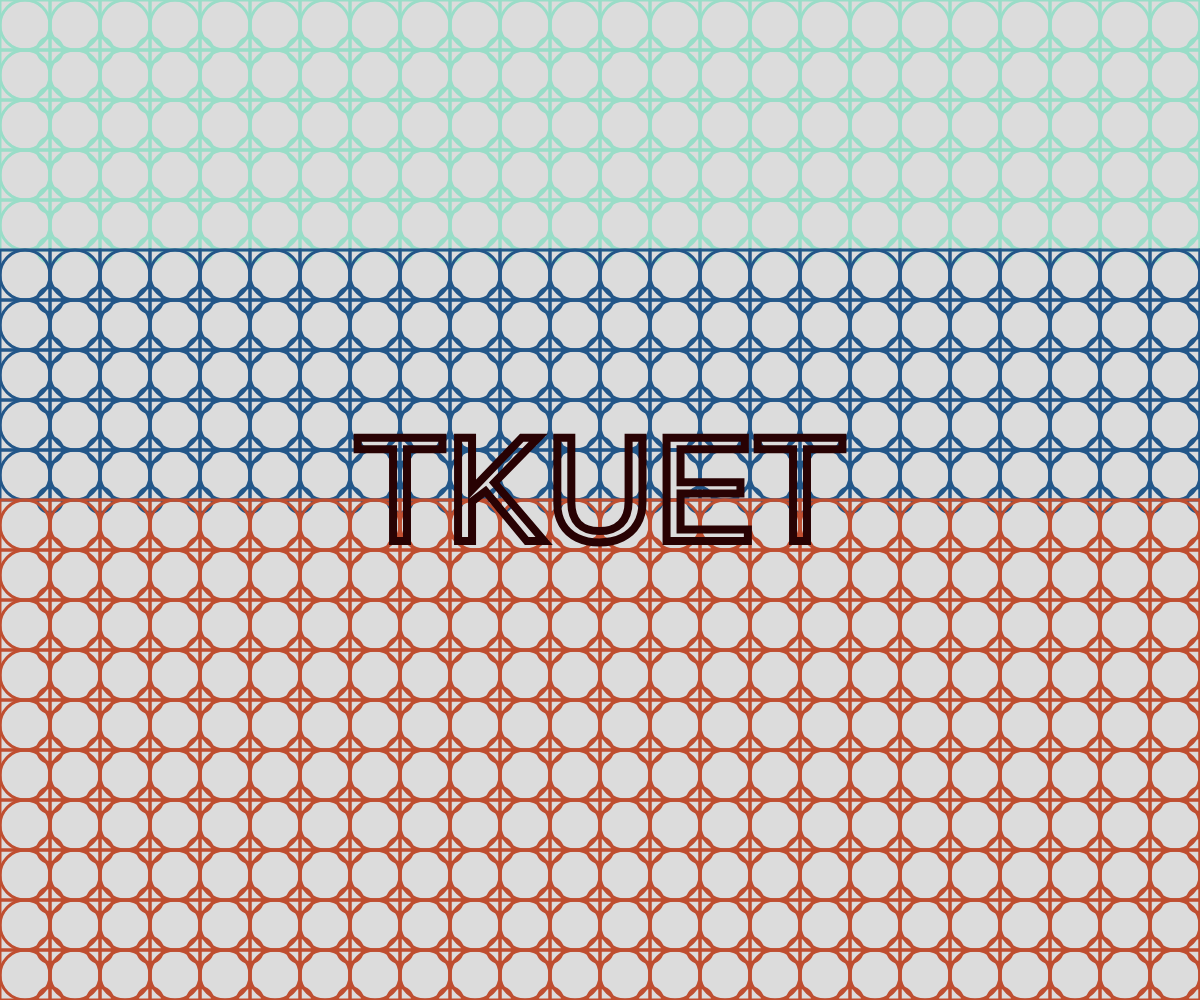
Frame 1 (no input)
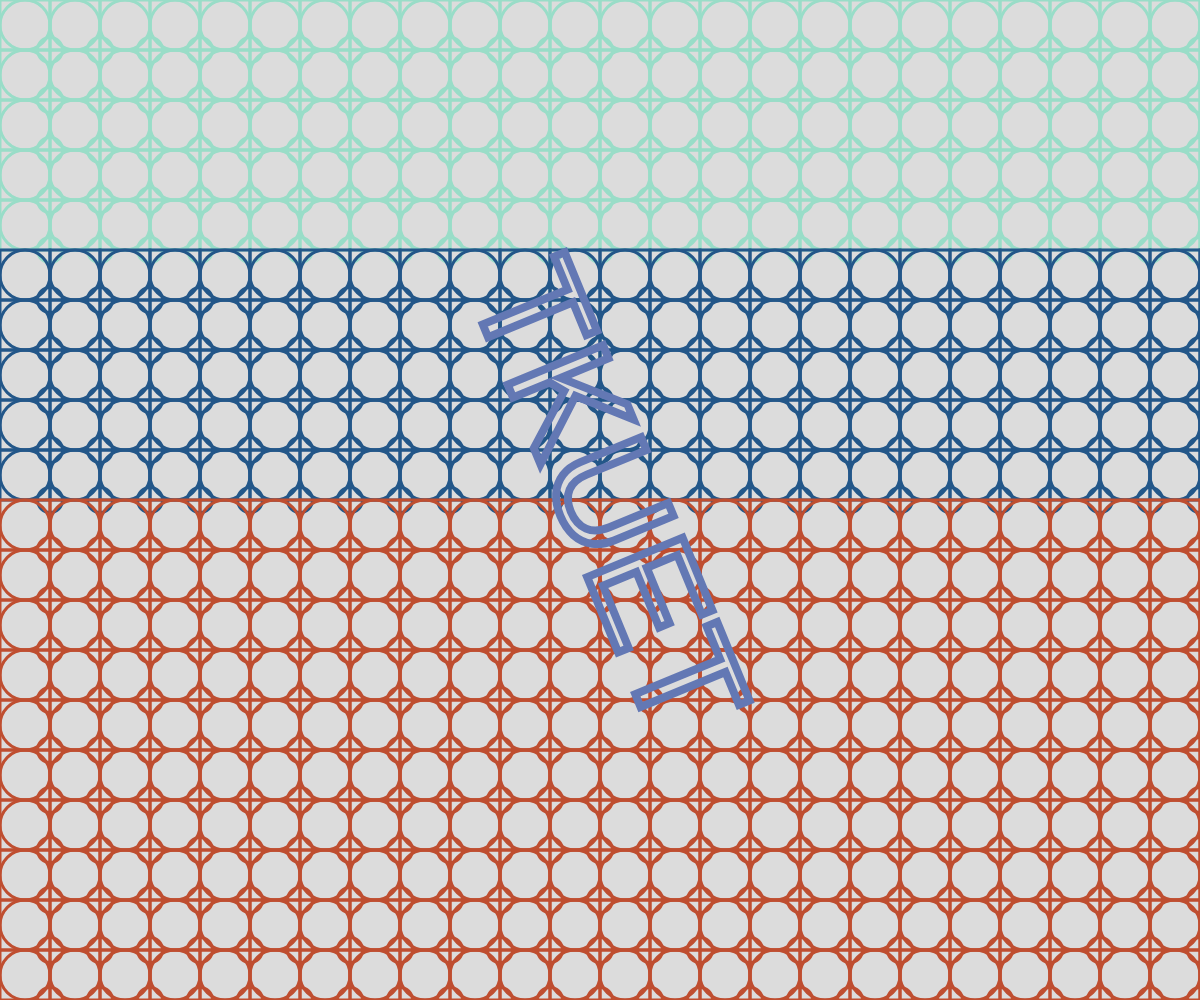
Frame 60 (no input)
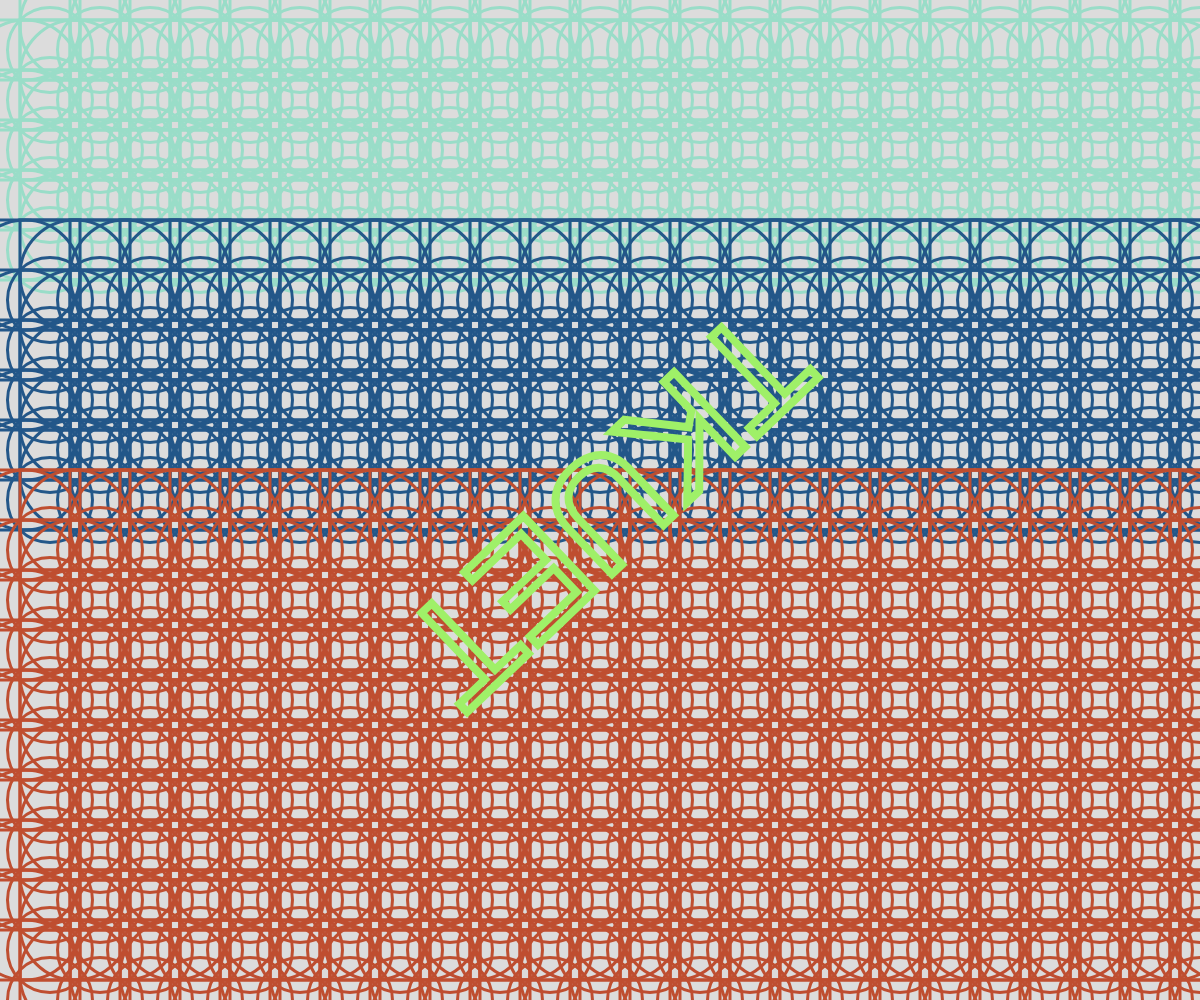
Frame 120 (the mouse pressed at the canvas centre since frame 60)

The p5.js sketch that drew these frames (run headless with seeded random() and noise() and a simulated clock; from frame 60 on, the mouse is pressed at the canvas centre):

// p5.js sketch
// ── sketch.js
let angle = 0;
let r = 255, g = 0, b = 0;

function setup() {
  createCanvas(windowWidth, windowHeight);
  background("#00AEAE");
}

function draw() {
  background(220);
  rectMode(CENTER);
  noFill();
  stroke("#00FFFF");
  strokeWeight(3);

  let rect_width = 50 + mouseX / 10;
  let bc_width = 50 + mouseX / 10;
  let sc_width = 25 + mouseX / 10;

  for (let j = 0; j < 20; j++) {
    for (let i = 0; i < 40; i++) {

      if (j < 5) {
        stroke("#99DDC8");
      } else if (j < 10) {
        stroke("#235789");
      } else {
        stroke("#BF4E30");
      }
      
      ellipse(25 + 50 * i, 25 + 50 * j, bc_width);
      rect(25 + 50 * i, 25 + 50 * j, rect_width);
      ellipse(50 + 50 * i, 50 + 50 * j, sc_width);
    }
  }

 
  r = (r + 1) % 216;
  g = (g + 2) % 287;
  b = (b + 3) % 256;

  noFill();
  stroke(r, g, b);
  strokeWeight(8);

  textSize(150);
  textAlign(CENTER, CENTER);
  
  push();
  translate(width / 2, height / 2);
  rotate(angle);
  text('TKUET', 0, 0);
  pop();

  angle += 0.02;
}
